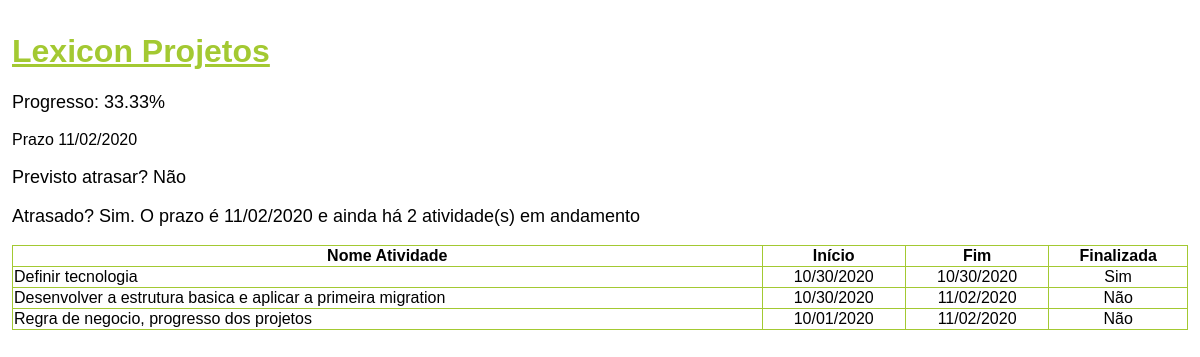
Before: /projetos/1/ with the older database file.
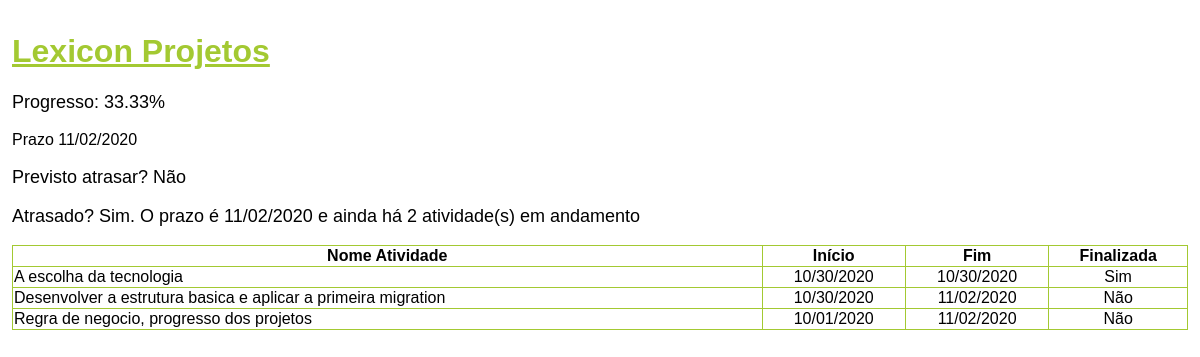
After: the same page with the newer database file.
### projetos/models.py (models this page shows, shortened)
class Projetos(models.Model):
    nome_do_projeto = models.CharField(max_length=200)
    data_inicio = models.DateTimeField('Iniciado')
    data_fim = models.DateTimeField('Finalizado')
    class Meta:
        verbose_name_plural = "Projetos"

class Atividades(models.Model):
    id_projeto = models.ForeignKey(Projetos, on_delete=models.CASCADE)
    nome_atividade = models.CharField(max_length=200)
    data_inicio = models.DateTimeField('Iniciar')
    data_fim = models.DateTimeField('Finalizar')
    finalizada = models.BooleanField()
    class Meta:
        verbose_name_plural = "Atividades"

### projetos/views.py (the view)
# urls.py: path('<int:projetos_id>/', views.detail, name='detail'),
def detail(request, projetos_id):
    projeto = get_object_or_404(Projetos, pk=projetos_id)
    lista_atividades = projeto.atividades_set.all()
    quantidade_atividades = lista_atividades.count()
    atividades_finalizadas = projeto.atividades_set.filter(finalizada = True)
    quantidade_finalizadas = atividades_finalizadas.count()
    progresso = round(quantidade_finalizadas * 100 / quantidade_atividades, 2)
    list_atividade_maior_prazo = projeto.atividades_set.order_by('-data_fim')[:1]
    atividade_maior_prazo = list_atividade_maior_prazo.first()
    previsao_atrazo = atividade_maior_prazo.data_fim > projeto.data_fim
    atrasado = quantidade_atividades > quantidade_finalizadas and atividade_maior_prazo.data_fim < timezone.now()
    context = {
        'lista_atividades': lista_atividades,
        'quantidade_finalizadas': quantidade_finalizadas,
        'progresso': progresso,
        'projeto': projeto,
        'previsao_atrazo': previsao_atrazo,
        'atrasado': atrasado,
        'quantidade_atividades': quantidade_atividades,
        'atividade_maior_prazo_data_fim': atividade_maior_prazo.data_fim,
        'agora': timezone.now(),
        'quantidade_atividades_andamento': quantidade_atividades - quantidade_finalizadas,
    }
    return render(request, 'projetos/detail.html', context)

### projetos/templates/projetos/detail.html (shortened to what this page needs)
<!DOCTYPE html>
<html>
    <head>
        {% load static %}
        <link rel="stylesheet" type="text/css" href="{% static 'projetos/style.css' %}">
    </head>
    <body>
        <h1><a href="/projetos/">{{ projeto.nome_do_projeto }}</a></h1>
        <p>Progresso: {{ progresso }}%</p>
        <div>Prazo {{ atividade_maior_prazo_data_fim|date:"SHORT_DATE_FORMAT" }}</div>
        {% if previsao_atrazo %}<p>Previsto atrasar? Sim</p>{% else %}<p>Previsto atrasar? Não</p>{% endif %}
        {% if atrasado %}<p>Atrasado? Sim. O prazo é {{ atividade_maior_prazo_data_fim|date:"SHORT_DATE_FORMAT" }} e ainda há {{ quantidade_atividades_andamento }} atividade(s) em andamento </p>{% else %}<p>Atrasado? Não</p>{% endif %}
        {% if lista_atividades %}
        <table border="1" width="100%">
            <tr>
                <th>Nome Atividade</th>
                <th>Início</th>
                <th>Fim</th>
                <th>Finalizada</th>
            </tr>
            {% for atividade in lista_atividades %}
            <tr>
                <td>{{ atividade.nome_atividade }}</td>
                <td class="tdcentralizada">{{ atividade.data_inicio|date:"SHORT_DATE_FORMAT" }}</td>
                <td class="tdcentralizada">{{ atividade.data_fim|date:"SHORT_DATE_FORMAT" }}</td>
                {% if atividade.finalizada %}
                <td class="tdcentralizada">Sim</td>
                {% else %}
                <td class="tdcentralizada">Não</td>
                {% endif %}
            </tr>
            {% endfor %}
        </table>
        {% else %}
        <p>Nao ha atividades.</p>
        {% endif %}
    </body>
</html>

### projetos/static/projetos/style.css (style rules this page uses)
html, body, form { height: 100%; margin: 3px; padding: 3px; overflow: hidden; font-family: Arial, Helvetica, sans-serif }
h1, a { color: #A3C932; font-size: xx-large; }
p { font-size: large; }
table { border: #A3C932; border-collapse: collapse; }
.tdcentralizada { text-align: center; }

Changed rows visible on the page:
changed Atividades: nome_atividade "Definir tecnologia" → "A escolha da tecnologia"
